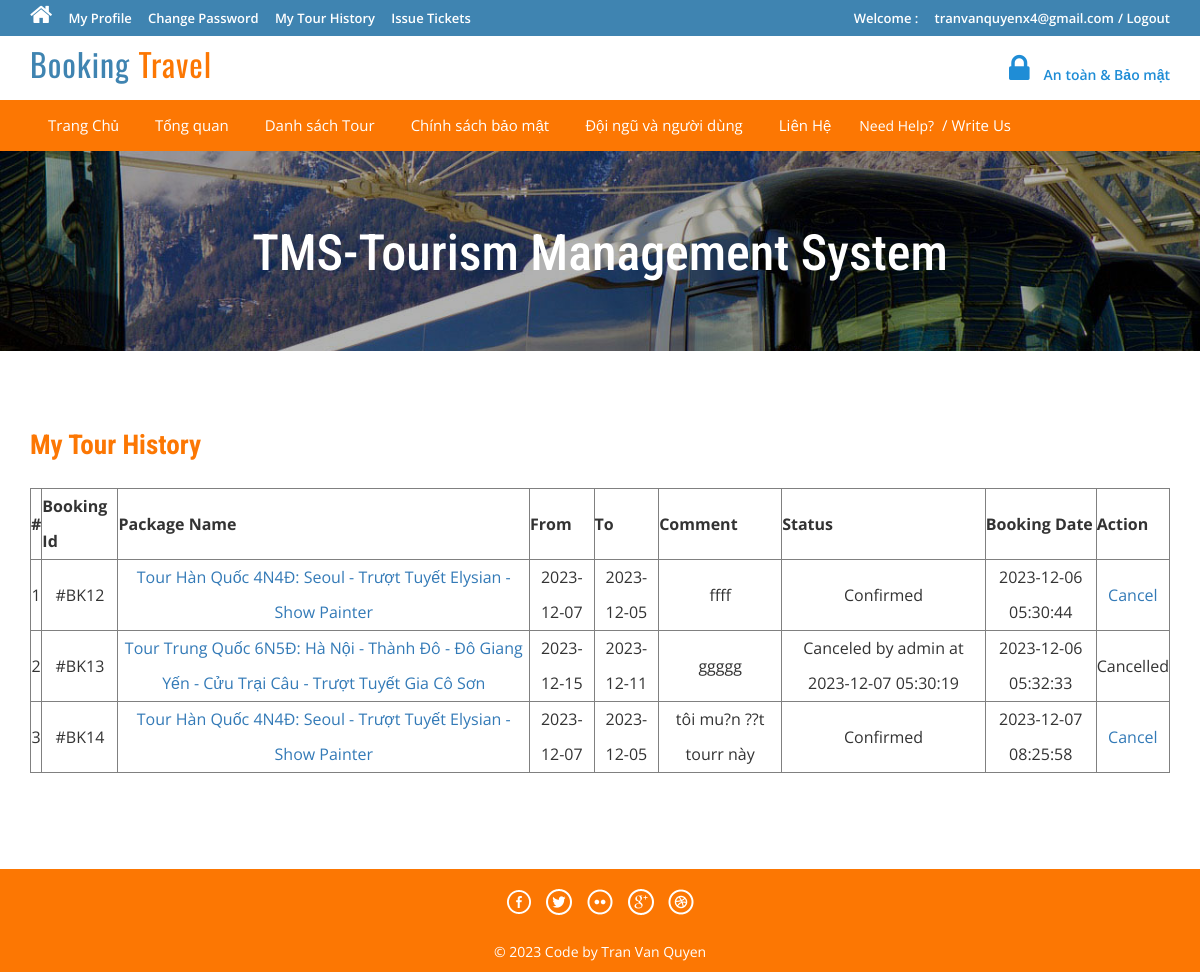
Screenshot of /tms/tour-history.php (signed in) with the database file from the repository.
### tables this page shows
CREATE TABLE `tblbooking` (
  `BookingId` int(11) NOT NULL,
  `PackageId` int(11) DEFAULT NULL,
  `UserEmail` varchar(100) DEFAULT NULL,
  `FromDate` varchar(100) DEFAULT NULL,
  `ToDate` varchar(100) DEFAULT NULL,
  `Comment` mediumtext DEFAULT NULL,
  `RegDate` timestamp NULL DEFAULT current_timestamp(),
  `status` int(11) DEFAULT NULL,
  `CancelledBy` varchar(5) DEFAULT NULL,
  `UpdationDate` timestamp NULL DEFAULT NULL ON UPDATE current_timestamp()
);

CREATE TABLE `tbltourpackages` (
  `PackageId` int(11) NOT NULL,
  `PackageName` longtext DEFAULT NULL,
  `PackageType` longtext DEFAULT NULL,
  `PackageLocation` longtext DEFAULT NULL,
  `PackagePrice` int(11) DEFAULT NULL,
  `PackageFetures` longtext DEFAULT NULL,
  `PackageDetails` longtext DEFAULT NULL,
  `PackageImage` varchar(100) DEFAULT NULL,
  `Creationdate` timestamp NULL DEFAULT current_timestamp(),
  `UpdationDate` timestamp NULL DEFAULT NULL ON UPDATE current_timestamp()
);

### tms/tour-history.php (the view, shortened to what this page needs)
<?php
include('includes/config.php');
if(strlen($_SESSION['login'])==0)
	{
header('location:index.php');
}
else{
?>
<!DOCTYPE HTML>
<html>
<head>
<link href="css/bootstrap.css" rel='stylesheet' type='text/css' />
<link href="css/style.css" rel='stylesheet' type='text/css' />
<link href="css/font-awesome.css" rel="stylesheet">
<link href="css/animate.css" rel="stylesheet" type="text/css" media="all">
</head>
<body>
<div class="top-header">
<div class="banner-1 ">
	<div class="container">
		<h1 class="wow zoomIn animated animated" data-wow-delay=".5s" style="visibility: visible; animation-delay: 0.5s; animation-name: zoomIn;">TMS-Tourism Management System</h1>
	</div>
</div>
<div class="privacy">
	<div class="container">
		<h3 class="wow fadeInDown animated animated" data-wow-delay=".5s" style="visibility: visible; animation-delay: 0.5s; animation-name: fadeInDown;">My Tour History</h3>
		<form name="chngpwd" method="post" onSubmit="return valid();">
	<p>
	<table border="1" width="100%">
<tr align="center">
<th>#</th>
<th>Booking Id</th>
<th>Package Name</th>
<th>From</th>
<th>To</th>
<th>Comment</th>
<th>Status</th>
<th>Booking Date</th>
<th>Action</th>
</tr>
<?php
$uemail=$_SESSION['login'];;
$sql = "SELECT tblbooking.BookingId as bookid,tblbooking.PackageId as pkgid,tbltourpackages.PackageName as packagename,tblbooking.FromDate as fromdate,tblbooking.ToDate as todate,tblbooking.Comment as comment,tblbooking.status as status,tblbooking.RegDate as regdate,tblbooking.CancelledBy as cancelby,tblbooking.UpdationDate as upddate from tblbooking join tbltourpackages on tbltourpackages.PackageId=tblbooking.PackageId where UserEmail=:uemail";
$query = $dbh->prepare($sql);
$query -> bindParam(':uemail', $uemail, PDO::PARAM_STR);
$query->execute();
$results=$query->fetchAll(PDO::FETCH_OBJ);
$cnt=1;
if($query->rowCount() > 0)
{
foreach($results as $result)
{	?>
<tr align="center">
<td><?php echo htmlentities($cnt);?></td>
<td>#BK<?php echo htmlentities($result->bookid);?></td>
<td><a href="package-details.php?pkgid=<?php echo htmlentities($result->pkgid);?>"><?php echo htmlentities($result->packagename);?></a></td>
<td><?php echo htmlentities($result->fromdate);?></td>
<td><?php echo htmlentities($result->todate);?></td>
<td><?php echo htmlentities($result->comment);?></td>
<td><?php if($result->status==0)
{
echo "Pending";
}
if($result->status==1)
{
echo "Confirmed";
}
if($result->status==2 and $result->cancelby=='a')
{
echo "Canceled by admin at " .$result->upddate;
}
?></td>
<td><?php echo htmlentities($result->regdate);?></td>
<?php if($result->status==2)
{
	?><td>Cancelled</td>
<?php } else {?>
<td><a href="tour-history.php?bkid=<?php echo htmlentities($result->bookid);?>" onclick="return confirm('Do you really want to cancel booking')" >Cancel</a></td>
<?php }?>
</tr>
<?php $cnt=$cnt+1; }} ?>
	</table>
			</p>
			</form>
	</div>
</div>
</body>
</html>
<?php } ?>

### tms/css/style.css (style rules this page uses)
html, body { font-size: 100%; background: #fff; font-family: 'Open Sans', sans-serif; }
body a,.grid_1,plan_1,plan_1.one,plan_1.two,i.icon1, i.icon2, i.icon3, i.icon4, i.icon5, i.icon6 { transition:0.5s all; -webkit-transition:0.5s all; -moz-transition:0.5s all; -o-transition:0.5s all; -ms-transition:0.5s all; }
h1,h2,h3,h4,h5,h6 { margin:0; font-family: 'Roboto Condensed', sans-serif; }
p { margin:0; }
.top-header { background-color: #3F84B1; border-bottom: 0 none; height: 36px; line-height: 35px; }
.banner-1 { background: url(../images/3.jpg)no-repeat; background-size: cover; -webkit-background-size: cover; -o-background-size: cover; -ms-background-size: cover; -moz-background-size: cover; min-height:200px; }
.banner-1 h1 { font-size: 50px; margin-bottom: 40px; padding: 1.5em 0 0; text-align: center; color: #ffffff; }
.privacy h3 { color: #fc7703; font-size: 1.7em; font-weight: 700; margin-bottom: 1em; }
.privacy { padding: 5em 0; }
.privacy p { font-size: 1em; line-height: 1.8em; color: #999; margin: 1em 0; }

### rows the page displays
tblbooking: BookingId "12", PackageId.PackageName "Tour Hàn Quốc 4N4Đ: Seoul - Trượt Tuyết Elysian - Show Painter", FromDate "2023-12-07", ToDate "2023-12-05", Comment "ffff", status "Confirmed", RegDate "2023-12-06 05:30:44"
tblbooking: BookingId "13", PackageId.PackageName "Tour Trung Quốc 6N5Đ: Hà Nội - Thành Đô - Đô Giang Yến - Cửu Trại Câu - Trượt Tuyết Gia Cô Sơn", FromDate "2023-12-15", ToDate "2023-12-11", Comment "ggggg", UpdationDate "2023-12-07 05:30:19", RegDate "2023-12-06 05:32:33", status "Cancelled"
tblbooking: BookingId "14", PackageId.PackageName "Tour Hàn Quốc 4N4Đ: Seoul - Trượt Tuyết Elysian - Show Painter", FromDate "2023-12-07", ToDate "2023-12-05", Comment "tôi mu?n ??t tourr này", status "Confirmed", RegDate "2023-12-07 08:25:58"

### other values shown
$_SESSION['login'] "tranvanquyenx4@gmail.com"
